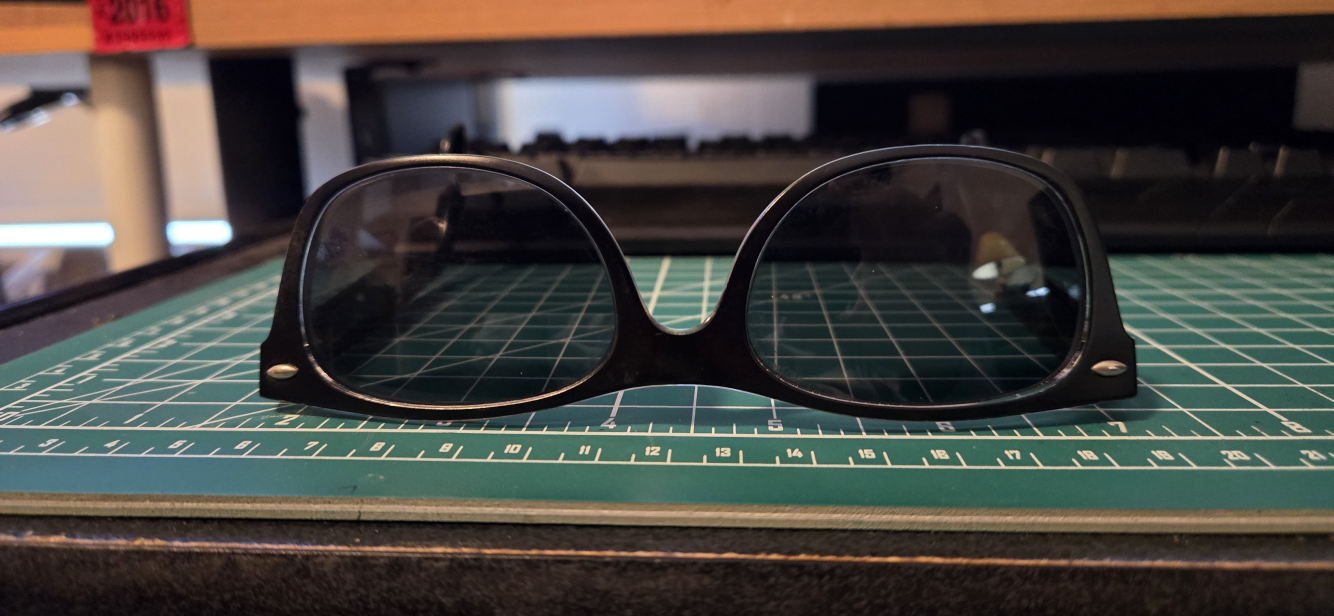
#> input picture MeshroomPhotogrammetry/Original20240531_141538.jpg, 4000 x 1848 px, given in place of the camera (shown at 1/3 size)
$ python CV2CannyandGaussianBlurTest.py
#> lines starting #> are read from the running program, lines starting #| are printed output that depends on the picture; after the words box and inside, x2 and y2 are one past the last pixel; in counts of white or black regions, pixels touching at a corner belong together
import cv2
import numpy as np

print(cv2.__version__)

width = 1280
height = 720

cam = cv2.VideoCapture(0, cv2.CAP_DSHOW)
cam.set(cv2.CAP_PROP_FRAME_HEIGHT, height)
cam.set(cv2.CAP_PROP_FRAME_WIDTH, width)
cam.set(cv2.CAP_PROP_FPS, 30)
cam.set(cv2.CAP_PROP_FOURCC, cv2.VideoWriter_fourcc(*'MJPG'))

# Initialize previous frame for motion differencing
ret, prev_frame = cam.read()
#> prev_frame is the input picture: shape (1848, 4000, 3); mean B, G, R 64.8, 69.6, 72.2
prev_gray = cv2.cvtColor(prev_frame, cv2.COLOR_BGR2GRAY)
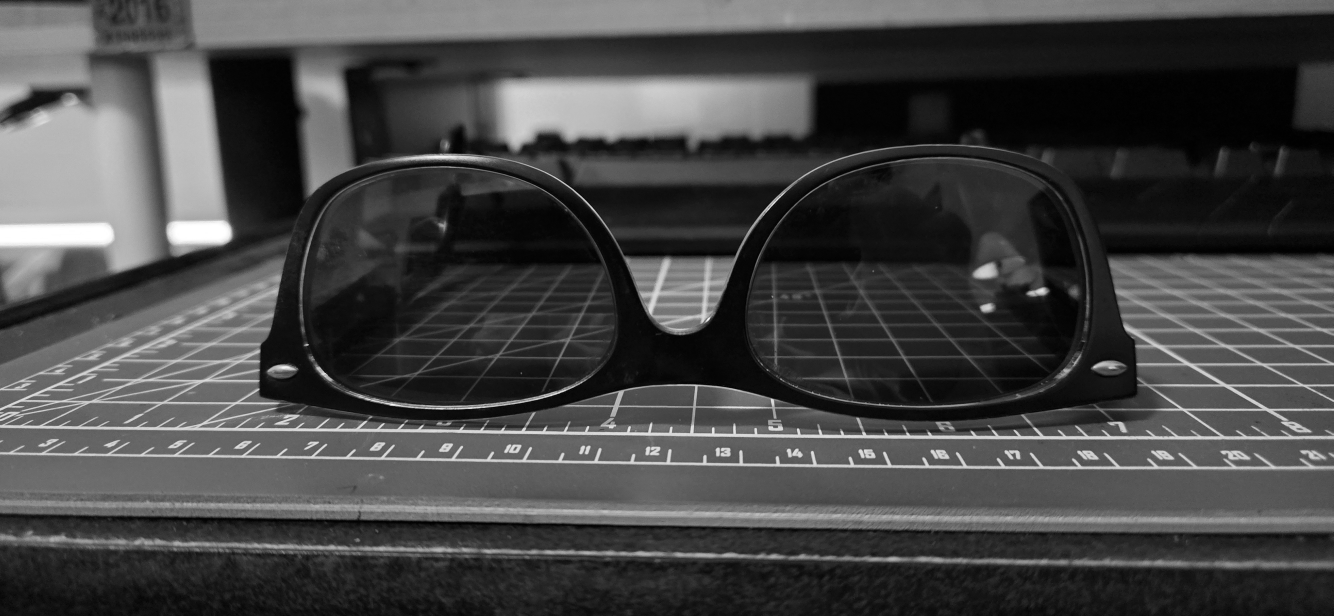
#> prev_gray: shape (1848, 4000) (shown at 1/3 size); min 0, max 255, mean 69.8

# Create a black canvas for motion trails (floating point for decay effect)
trail_canvas = np.zeros_like(prev_frame, dtype=np.float32)

while True:
    ret, frame = cam.read()
    if not ret:
        break

    gray = cv2.cvtColor(frame, cv2.COLOR_BGR2GRAY)

    # --- Motion Detection ---
    diff = cv2.absdiff(prev_gray, gray)
#> diff: shape (1848, 4000); every value is 0
    _, motion_mask = cv2.threshold(diff, 25, 255, cv2.THRESH_BINARY)

    # --- Edge Detection ---
    edges = cv2.Canny(gray, 80, 200)
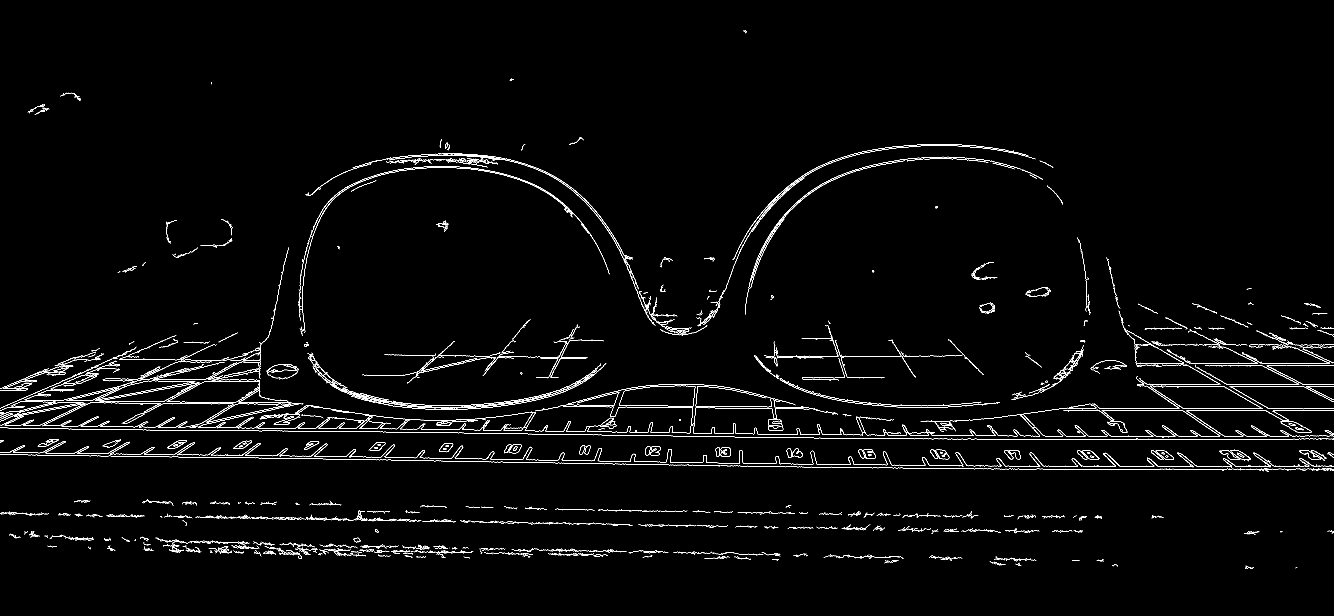
#> edges: shape (1848, 4000) (shown at 1/3 size); 1.5% white in thin lines or dots, all inside (x1, y1, x2, y2) = (0, 91, 4000, 1707)

    # --- Enhance Neon Effect ---
    edges_dilated = cv2.dilate(edges, None, iterations=1)
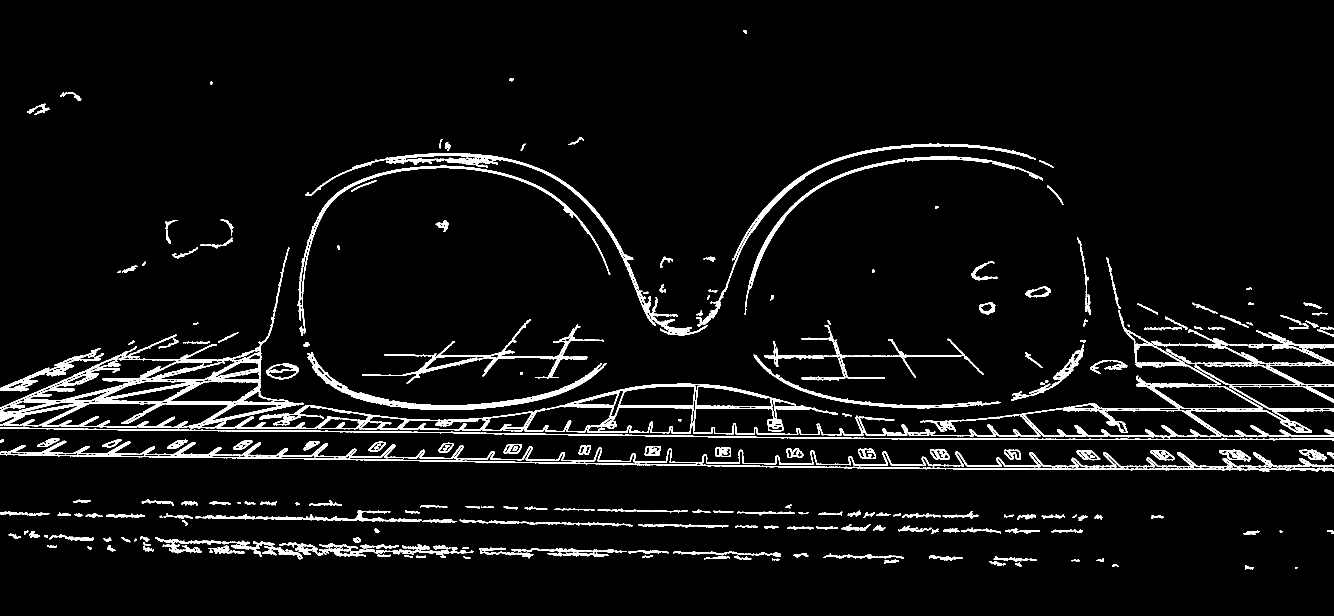
#> edges_dilated: shape (1848, 4000) (shown at 1/3 size); 4.8% white; 273 white regions (1 under 20 px), largest, box (x1, y1, x2, y2) and area: (0, 741, 3788, 1315) 94343, (0, 1322, 4000, 1403) 25532, (916, 459, 2123, 1007) 16311
    edges_blurred = cv2.GaussianBlur(edges_dilated, (7, 7), 0)
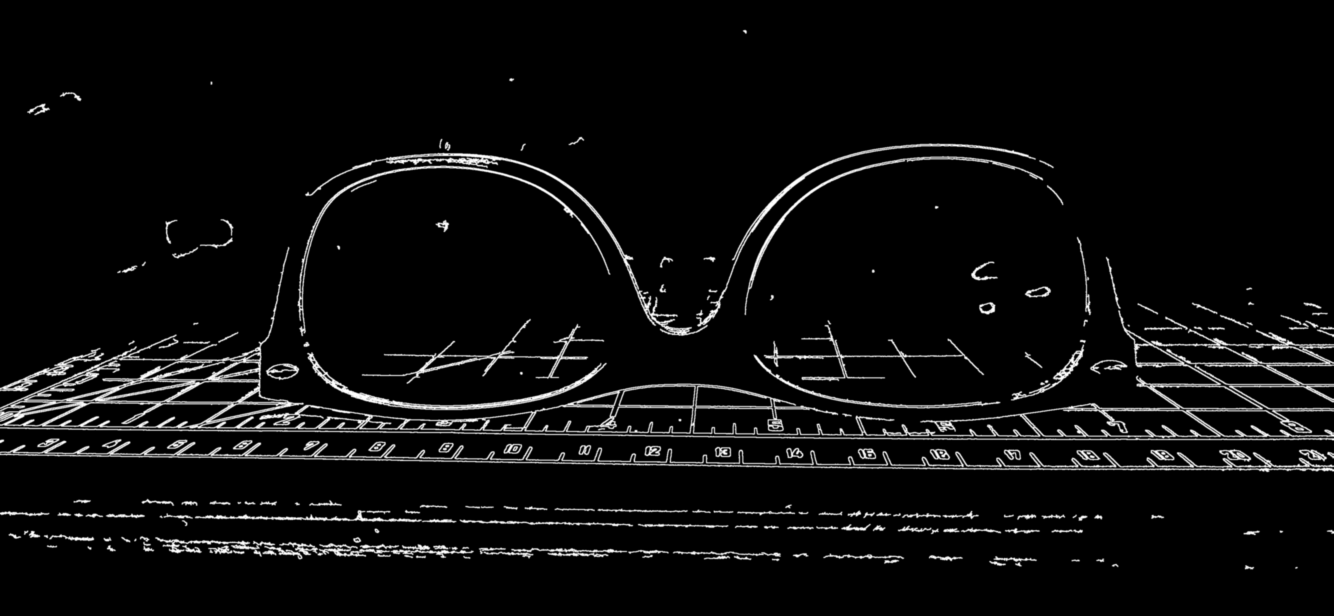
#> edges_blurred: shape (1848, 4000) (shown at 1/3 size); min 0, max 255, mean 12.2

    # Combine edges with motion mask
    neon_mask = cv2.bitwise_and(edges_blurred, motion_mask)

    # Apply color map for neon glow
    neon_colored = cv2.applyColorMap(neon_mask, cv2.COLORMAP_HOT)  # Try JET, INFERNO, etc.
#> neon_colored: shape (1848, 4000, 3); every value is 0

    # --- Motion Trail Accumulation ---
    # Add new neon to trail canvas
    cv2.accumulateWeighted(neon_colored, trail_canvas, 0.2)  # Adjust alpha for trail persistence
    trail_display = cv2.convertScaleAbs(trail_canvas)
#> trail_canvas: shape (1848, 4000, 3) float32; every value is 0

    # Show combined result
    cv2.imshow('Neon Motion Trails', trail_display)
    cv2.moveWindow('Neon Motion Trails', 0, 0)

    # Update previous frame
    prev_gray = gray.copy()

    if cv2.waitKey(1) & 0xff == ord('q'):
#> (key q is pressed here)
        break

cam.release()
cv2.destroyAllWindows()

$ run again, on MeshroomPhotogrammetry/FailedPhotogrammetricScanPointCloud.png
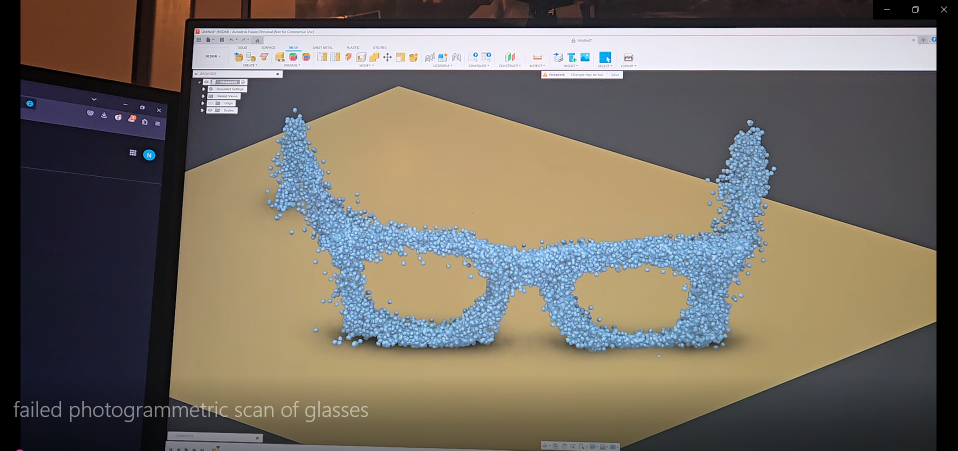
#> input picture MeshroomPhotogrammetry/FailedPhotogrammetricScanPointCloud.png, 1915 x 901 px, given in place of the camera (shown at 1/2 size)
#> prev_frame is the input picture: shape (901, 1915, 3); mean B, G, R 99, 108.7, 115.6
#> diff: shape (901, 1915); every value is 0
#> `edges = cv2.Canny(gray, 80, 200)`:
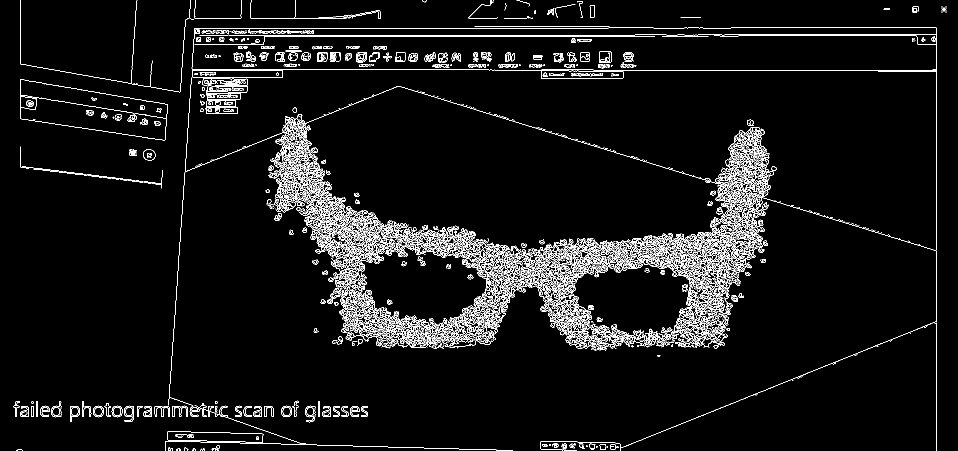
#> edges: shape (901, 1915) (shown at 1/2 size); 5.3% white in thin lines or dots
#> edges_dilated: shape (901, 1915); 14.5% white; 163 white regions, largest, box (x1, y1, x2, y2) and area: (308, 52, 1875, 901) 205327, (39, 157, 337, 282) 3937, (39, 0, 485, 186) 3369
#> `edges_blurred = cv2.GaussianBlur(edges_dilated, (7, 7), 0)`:
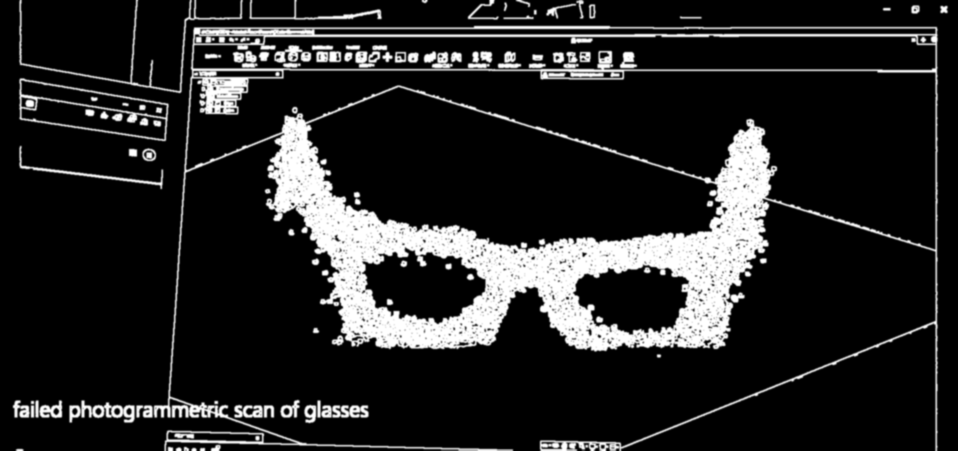
#> edges_blurred: shape (901, 1915) (shown at 1/2 size); min 0, max 255, mean 37
#> neon_colored: shape (901, 1915, 3); every value is 0
#> trail_canvas: shape (901, 1915, 3) float32; every value is 0
